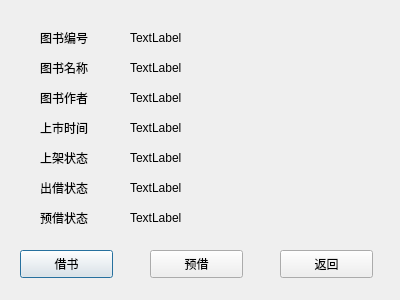
<?xml version="1.0" encoding="UTF-8"?>
<ui version="4.0">
 <class>book_imformation</class>
 <widget class="QDialog" name="book_imformation">
  <property name="geometry">
   <rect>
    <x>0</x>
    <y>0</y>
    <width>400</width>
    <height>300</height>
   </rect>
  </property>
  <property name="windowTitle">
   <string>Dialog</string>
  </property>
  <widget class="QLabel" name="label">
   <property name="geometry">
    <rect>
     <x>40</x>
     <y>30</y>
     <width>72</width>
     <height>15</height>
    </rect>
   </property>
   <property name="text">
    <string>图书编号</string>
   </property>
  </widget>
  <widget class="QLabel" name="label_2">
   <property name="geometry">
    <rect>
     <x>40</x>
     <y>60</y>
     <width>72</width>
     <height>15</height>
    </rect>
   </property>
   <property name="text">
    <string>图书名称</string>
   </property>
  </widget>
  <widget class="QLabel" name="label_3">
   <property name="geometry">
    <rect>
     <x>40</x>
     <y>90</y>
     <width>72</width>
     <height>15</height>
    </rect>
   </property>
   <property name="text">
    <string>图书作者</string>
   </property>
  </widget>
  <widget class="QLabel" name="label_4">
   <property name="geometry">
    <rect>
     <x>40</x>
     <y>120</y>
     <width>72</width>
     <height>15</height>
    </rect>
   </property>
   <property name="text">
    <string>上市时间</string>
   </property>
  </widget>
  <widget class="QLabel" name="label_5">
   <property name="geometry">
    <rect>
     <x>40</x>
     <y>180</y>
     <width>72</width>
     <height>15</height>
    </rect>
   </property>
   <property name="text">
    <string>出借状态</string>
   </property>
  </widget>
  <widget class="QLabel" name="label_6">
   <property name="geometry">
    <rect>
     <x>40</x>
     <y>210</y>
     <width>72</width>
     <height>15</height>
    </rect>
   </property>
   <property name="text">
    <string>预借状态</string>
   </property>
  </widget>
  <widget class="QLabel" name="book_isbn">
   <property name="geometry">
    <rect>
     <x>130</x>
     <y>30</y>
     <width>241</width>
     <height>16</height>
    </rect>
   </property>
   <property name="text">
    <string>TextLabel</string>
   </property>
  </widget>
  <widget class="QLabel" name="book_name">
   <property name="geometry">
    <rect>
     <x>130</x>
     <y>60</y>
     <width>241</width>
     <height>16</height>
    </rect>
   </property>
   <property name="text">
    <string>TextLabel</string>
   </property>
  </widget>
  <widget class="QLabel" name="book_author">
   <property name="geometry">
    <rect>
     <x>130</x>
     <y>90</y>
     <width>241</width>
     <height>16</height>
    </rect>
   </property>
   <property name="text">
    <string>TextLabel</string>
   </property>
  </widget>
  <widget class="QLabel" name="book_borrowstatus">
   <property name="geometry">
    <rect>
     <x>130</x>
     <y>180</y>
     <width>241</width>
     <height>16</height>
    </rect>
   </property>
   <property name="text">
    <string>TextLabel</string>
   </property>
  </widget>
  <widget class="QLabel" name="book_putaway">
   <property name="geometry">
    <rect>
     <x>130</x>
     <y>120</y>
     <width>241</width>
     <height>16</height>
    </rect>
   </property>
   <property name="text">
    <string>TextLabel</string>
   </property>
  </widget>
  <widget class="QLabel" name="book_preborrowstatus">
   <property name="geometry">
    <rect>
     <x>130</x>
     <y>210</y>
     <width>241</width>
     <height>16</height>
    </rect>
   </property>
   <property name="text">
    <string>TextLabel</string>
   </property>
  </widget>
  <widget class="QLabel" name="label_7">
   <property name="geometry">
    <rect>
     <x>40</x>
     <y>150</y>
     <width>72</width>
     <height>15</height>
    </rect>
   </property>
   <property name="text">
    <string>上架状态</string>
   </property>
  </widget>
  <widget class="QLabel" name="book_storagestatus">
   <property name="geometry">
    <rect>
     <x>130</x>
     <y>150</y>
     <width>241</width>
     <height>16</height>
    </rect>
   </property>
   <property name="text">
    <string>TextLabel</string>
   </property>
  </widget>
  <widget class="QPushButton" name="borrow_bn">
   <property name="geometry">
    <rect>
     <x>20</x>
     <y>250</y>
     <width>93</width>
     <height>28</height>
    </rect>
   </property>
   <property name="text">
    <string>借书</string>
   </property>
  </widget>
  <widget class="QPushButton" name="preborrow_bn">
   <property name="geometry">
    <rect>
     <x>150</x>
     <y>250</y>
     <width>93</width>
     <height>28</height>
    </rect>
   </property>
   <property name="text">
    <string>预借</string>
   </property>
  </widget>
  <widget class="QPushButton" name="return_book">
   <property name="geometry">
    <rect>
     <x>280</x>
     <y>250</y>
     <width>93</width>
     <height>28</height>
    </rect>
   </property>
   <property name="text">
    <string>返回</string>
   </property>
  </widget>
 </widget>
 <resources/>
 <connections/>
</ui>
